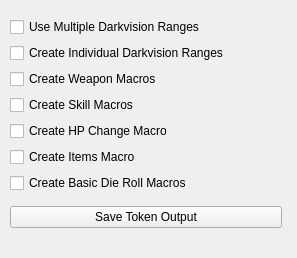
<?xml version="1.0" encoding="UTF-8"?>
<ui version="4.0">
 <class>Form</class>
 <widget class="QWidget" name="Form">
  <property name="geometry">
   <rect>
    <x>0</x>
    <y>0</y>
    <width>297</width>
    <height>258</height>
   </rect>
  </property>
  <property name="windowTitle">
   <string>Form</string>
  </property>
  <widget class="QWidget" name="">
   <property name="geometry">
    <rect>
     <x>10</x>
     <y>10</y>
     <width>272</width>
     <height>227</height>
    </rect>
   </property>
   <layout class="QVBoxLayout" name="verticalLayout_2">
    <item>
     <layout class="QVBoxLayout" name="verticalLayout">
      <item>
       <widget class="QCheckBox" name="checkBox">
        <property name="text">
         <string>Use Multiple Darkvision Ranges</string>
        </property>
       </widget>
      </item>
      <item>
       <widget class="QCheckBox" name="checkBox_2">
        <property name="text">
         <string>Create Individual Darkvision Ranges</string>
        </property>
       </widget>
      </item>
      <item>
       <widget class="QCheckBox" name="checkBox_3">
        <property name="text">
         <string>Create Weapon Macros</string>
        </property>
       </widget>
      </item>
      <item>
       <widget class="QCheckBox" name="checkBox_4">
        <property name="text">
         <string>Create Skill Macros</string>
        </property>
       </widget>
      </item>
      <item>
       <widget class="QCheckBox" name="checkBox_6">
        <property name="text">
         <string>Create HP Change Macro</string>
        </property>
       </widget>
      </item>
      <item>
       <widget class="QCheckBox" name="checkBox_5">
        <property name="text">
         <string>Create Items Macro</string>
        </property>
       </widget>
      </item>
      <item>
       <widget class="QCheckBox" name="checkBox_7">
        <property name="text">
         <string>Create Basic Die Roll Macros</string>
        </property>
       </widget>
      </item>
     </layout>
    </item>
    <item>
     <widget class="QPushButton" name="pushButton">
      <property name="text">
       <string>Save Token Output</string>
      </property>
     </widget>
    </item>
   </layout>
  </widget>
 </widget>
 <resources/>
 <connections/>
</ui>
